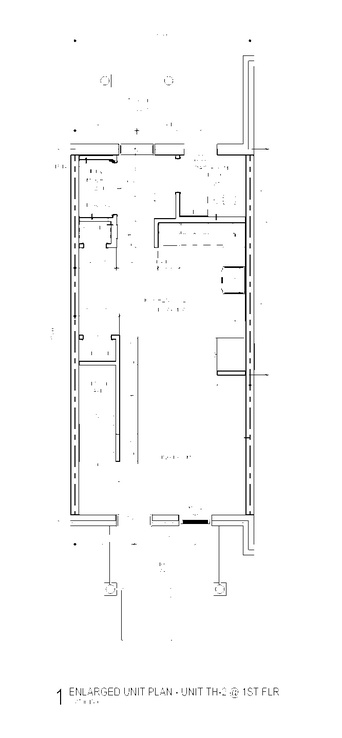
#> input picture AdvancedModels/src/models/images/Process/Washing/preprocessed_image_eroded_0.jpg, 342 x 738 px, shrunk from 666 x 1438 before the run, found by its file name; its folder holds 3 pictures in this run
$ python opening.py
#> lines starting #> are read from the running program, lines starting #| are printed output that depends on the picture; after the words box and inside, x2 and y2 are one past the last pixel; in counts of white or black regions, pixels touching at a corner belong together
import cv2 as cv
import numpy as np
import os

#--- Functions ---#
def load_images_from_folder(folder):
    images = []
    for filename in os.listdir(folder):
        img = cv.imread(os.path.join(folder, filename))
#> img is the input picture: shape (738, 342, 3); min 0, max 255, mean 250
        if img is not None:
            images.append(img)
    return images

def perform_opening(image, kernel_size=(2,2), iterations=1):
    # Define the kernel for morphology operation
    kernel = np.ones(kernel_size, np.uint8)

    # Apply opening operation iteratively
    opening = cv.morphologyEx(image, cv.MORPH_OPEN, kernel, iterations=iterations)

    return opening

def preprocess_image(image):
    # Convert the image to grayscale
    gray = cv.cvtColor(image, cv.COLOR_BGR2GRAY)

    # Apply a binary threshold to separate darker lines from lighter areas
    _, binary = cv.threshold(gray, 128, 255, cv.THRESH_BINARY)

    # Invert the binary image
    binary = cv.bitwise_not(binary)

    return binary

#--- Code Block ---#
# Image Path
input_folder_path = '/home/coffee_6ean/Linux/AdvancedModels/src/models/images/Process/Washing'
output_folder_path = '/home/coffee_6ean/Linux/AdvancedModels/src/models/images/Process/Opening'

# Load images from the input folder
images = load_images_from_folder(input_folder_path)
#> images = 3 items

for idx, image in enumerate(images):
    # Preprocess the image
    preprocessed_image = preprocess_image(image)

    # Perform opening operation
    opened_image = perform_opening(preprocessed_image)

    # Save the opened image
    output_file_path = os.path.join(output_folder_path, f'opened_image_{idx}.jpg')
    cv.imwrite(output_file_path, opened_image)
#> this loop made 3 passes
#> pass 1, in preprocess_image, `_, binary = cv.threshold(gray, 128, 255, cv.THRESH_BINARY)`:
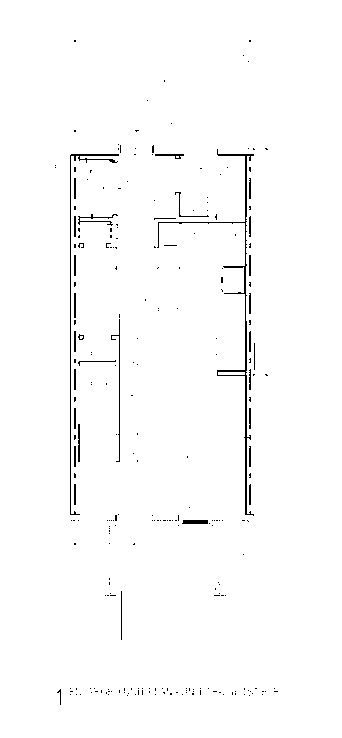
#> binary: shape (738, 342); 98.5% white; black in thin lines or dots, all inside (x1, y1, x2, y2) = (55, 40, 278, 705)
#> pass 1, in perform_opening, `opening = cv.morphologyEx(image, cv.MORPH_OPEN, kernel, iterations=ite..`:
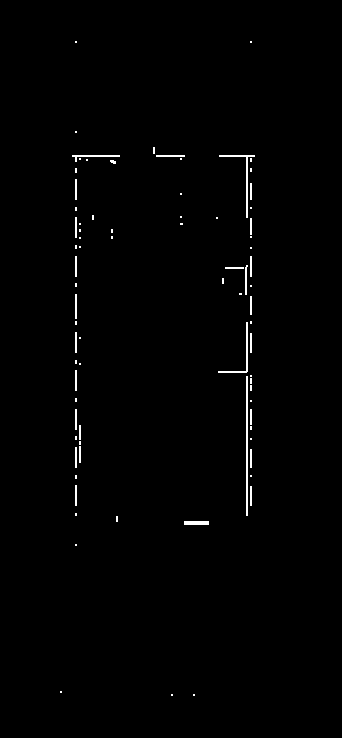
#> opening: shape (738, 342); 0.83% white in thin lines or dots, all inside (x1, y1, x2, y2) = (60, 41, 255, 696)
#> after the loop:
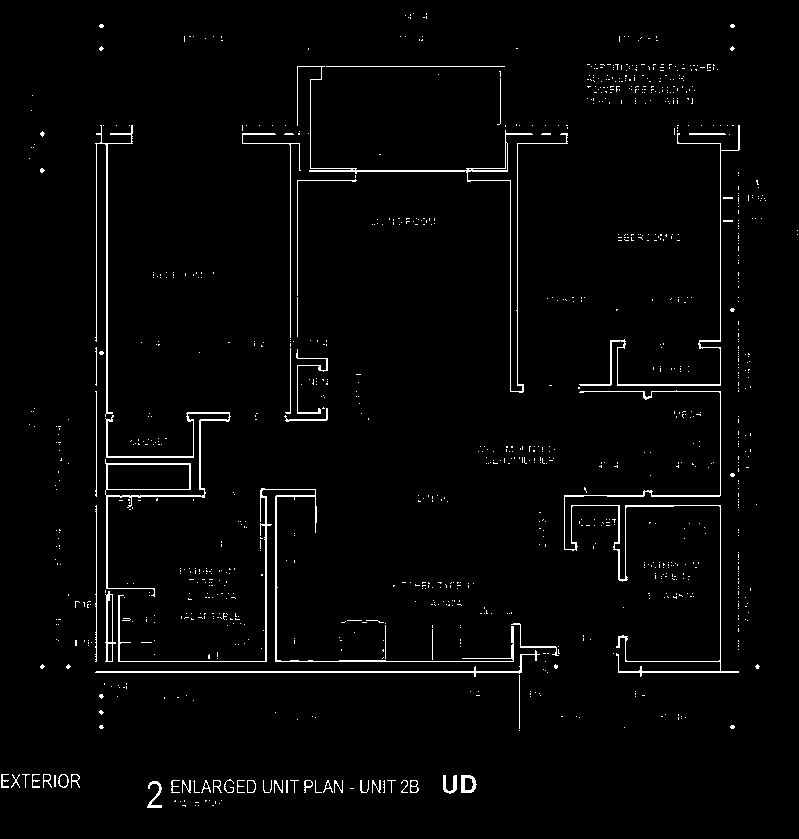
#> preprocessed_image: shape (839, 799); 2.3% white in thin lines or dots


if __name__ == '__main__':
    image_path = '/home/coffee_6ean/Linux/AdvancedModels/src/models/test_image_blur.jpg'

    img = cv.imread(image_path)

    # Preprocess the image
#> (the run stopped early here; a loop or call above may not have finished)
